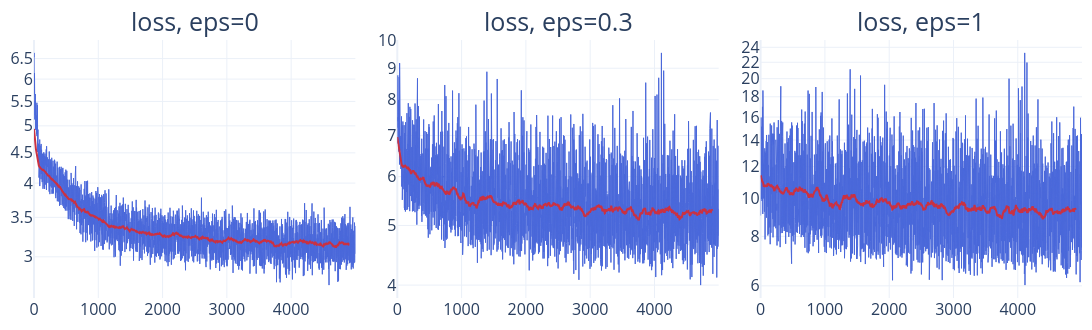

Here is the notebook cell this chart was saved with:
### Markdown cell above
# Bridge matching, ε ∈ {0, 0.3, 1}

### Code cell
EPS = [0, 0.3, 1]
models = {}

titles = [f"loss, eps={eps}" for eps in EPS]
fig = make_subplots(rows=1, cols=3, subplot_titles=titles, horizontal_spacing=0.04)
for col, eps in enumerate(EPS, 1):
    torch.manual_seed(0)
    models[eps], losses = train(moons, swiss, eps)
    smooth = np.convolve(losses, np.ones(100) / 100, mode="valid")
    fig.add_scatter(y=losses, line=dict(color=BLUE, width=1), row=1, col=col)
    fig.add_scatter(y=smooth, line=dict(color=RED, width=2), row=1, col=col)
fig.update_yaxes(type="log")
fig.update_annotations(font_size=TITLE_SIZE)
fig.update_layout(showlegend=False)
show(fig, "loss", 1200, 330)

### Figure 1 — Plotly figure (JSON) as saved in the notebook; plotly's stock layout.template omitted (floating-point values rounded to 4 significant figures; data arrays with more than 128 entries replaced by an {"elided": "..."} marker saying what was removed)
{"data": [{"line": {"color": "#4A68DA", "width": 1}, "type": "scatter", "xaxis": "x", "y": {"elided": "5000 float values"}, "yaxis": "y"}, {"line": {"color": "#CA3142", "width": 2}, "type": "scatter", "xaxis": "x", "y": {"elided": "4901 float values"}, "yaxis": "y"}, {"line": {"color": "#4A68DA", "width": 1}, "type": "scatter", "xaxis": "x2", "y": {"elided": "5000 float values"}, "yaxis": "y2"}, {"line": {"color": "#CA3142", "width": 2}, "type": "scatter", "xaxis": "x2", "y": {"elided": "4901 float values"}, "yaxis": "y2"}, {"line": {"color": "#4A68DA", "width": 1}, "type": "scatter", "xaxis": "x3", "y": {"elided": "5000 float values"}, "yaxis": "y3"}, {"line": {"color": "#CA3142", "width": 2}, "type": "scatter", "xaxis": "x3", "y": {"elided": "4901 float values"}, "yaxis": "y3"}], "layout": {"annotations": [{"font": {"size": 25}, "showarrow": false, "text": "loss, eps=0", "x": 0.1533, "xanchor": "center", "xref": "paper", "y": 1.0, "yanchor": "bottom", "yref": "paper"}, {"font": {"size": 25}, "showarrow": false, "text": "loss, eps=0.3", "x": 0.5, "xanchor": "center", "xref": "paper", "y": 1.0, "yanchor": "bottom", "yref": "paper"}, {"font": {"size": 25}, "showarrow": false, "text": "loss, eps=1", "x": 0.8467, "xanchor": "center", "xref": "paper", "y": 1.0, "yanchor": "bottom", "yref": "paper"}], "height": 330, "showlegend": false, "width": 1200, "xaxis": {"anchor": "y", "domain": [0.0, 0.3067]}, "xaxis2": {"anchor": "y2", "domain": [0.3467, 0.6533]}, "xaxis3": {"anchor": "y3", "domain": [0.6933, 1.0]}, "yaxis": {"anchor": "x", "domain": [0.0, 1.0], "type": "log"}, "yaxis2": {"anchor": "x2", "domain": [0.0, 1.0], "type": "log"}, "yaxis3": {"anchor": "x3", "domain": [0.0, 1.0], "type": "log"}}}
